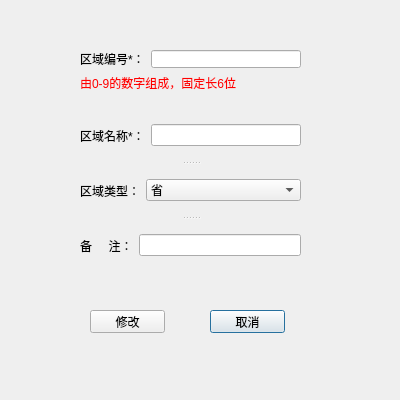
<?xml version="1.0" encoding="UTF-8"?>
<ui version="4.0">
 <class>ModAdminDialog</class>
 <widget class="QDialog" name="ModAdminDialog">
  <property name="geometry">
   <rect>
    <x>0</x>
    <y>0</y>
    <width>400</width>
    <height>400</height>
   </rect>
  </property>
  <property name="minimumSize">
   <size>
    <width>400</width>
    <height>400</height>
   </size>
  </property>
  <property name="maximumSize">
   <size>
    <width>400</width>
    <height>400</height>
   </size>
  </property>
  <property name="windowTitle">
   <string>修改行政区信息</string>
  </property>
  <widget class="QPushButton" name="ptnCancel">
   <property name="geometry">
    <rect>
     <x>210</x>
     <y>310</y>
     <width>75</width>
     <height>23</height>
    </rect>
   </property>
   <property name="text">
    <string>取消</string>
   </property>
  </widget>
  <widget class="QWidget" name="layoutWidget_2">
   <property name="geometry">
    <rect>
     <x>80</x>
     <y>50</y>
     <width>221</width>
     <height>41</height>
    </rect>
   </property>
   <layout class="QVBoxLayout" name="verticalLayout">
    <item>
     <layout class="QHBoxLayout" name="horizontalLayout_5">
      <item>
       <widget class="QLabel" name="label_5">
        <property name="text">
         <string>区域编号*：</string>
        </property>
       </widget>
      </item>
      <item>
       <widget class="QLineEdit" name="edtAdminNo"/>
      </item>
     </layout>
    </item>
    <item>
     <widget class="QLabel" name="label_6">
      <property name="styleSheet">
       <string notr="true">color:red</string>
      </property>
      <property name="text">
       <string>由0-9的数字组成，固定长6位</string>
      </property>
     </widget>
    </item>
   </layout>
  </widget>
  <widget class="QSplitter" name="splitter_2">
   <property name="geometry">
    <rect>
     <x>80</x>
     <y>110</y>
     <width>221</width>
     <height>161</height>
    </rect>
   </property>
   <property name="orientation">
    <enum>Qt::Vertical</enum>
   </property>
   <widget class="QWidget" name="layoutWidget_5">
    <layout class="QHBoxLayout" name="horizontalLayout_6">
     <item>
      <widget class="QLabel" name="label_7">
       <property name="text">
        <string>区域名称*：</string>
       </property>
      </widget>
     </item>
     <item>
      <widget class="QLineEdit" name="edtAdminName"/>
     </item>
    </layout>
   </widget>
   <widget class="QWidget" name="layoutWidget_6">
    <layout class="QHBoxLayout" name="horizontalLayout_7" stretch="1,3">
     <item>
      <widget class="QLabel" name="label_8">
       <property name="text">
        <string>区域类型：</string>
       </property>
      </widget>
     </item>
     <item>
      <widget class="QComboBox" name="cmbAdminType">
       <item>
        <property name="text">
         <string>省</string>
        </property>
       </item>
       <item>
        <property name="text">
         <string>市</string>
        </property>
       </item>
       <item>
        <property name="text">
         <string>区（县）</string>
        </property>
       </item>
      </widget>
     </item>
    </layout>
   </widget>
   <widget class="QWidget" name="layoutWidget_7">
    <layout class="QHBoxLayout" name="horizontalLayout_8">
     <item>
      <widget class="QLabel" name="label_9">
       <property name="text">
        <string>备     注：</string>
       </property>
      </widget>
     </item>
     <item>
      <widget class="QLineEdit" name="edtAdminComments"/>
     </item>
    </layout>
   </widget>
  </widget>
  <widget class="QPushButton" name="ptnMod">
   <property name="geometry">
    <rect>
     <x>90</x>
     <y>310</y>
     <width>75</width>
     <height>23</height>
    </rect>
   </property>
   <property name="text">
    <string>修改</string>
   </property>
  </widget>
 </widget>
 <resources/>
 <connections/>
</ui>
